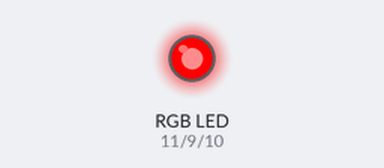
Simulated run of this sketch. Board: Arduino Uno, built with avr-gcc and run on an emulated ATmega328P. Parts: an RGB LED mixed from three pins (HIGH = lit).

Above: at 0.05 s.
At 0.8 s:
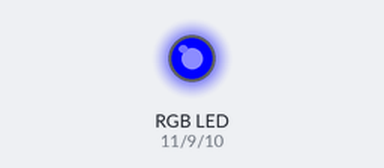
At 1.15 s:
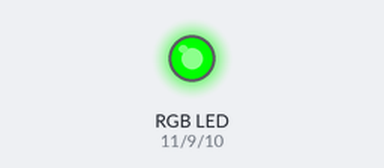
At 1.55 s:
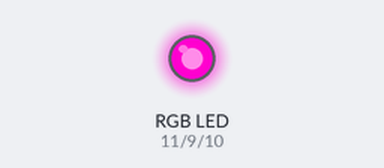
At 2.25 s:
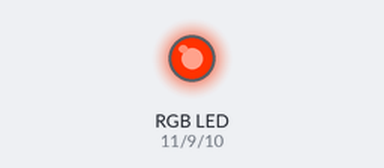
At 3.0 s:
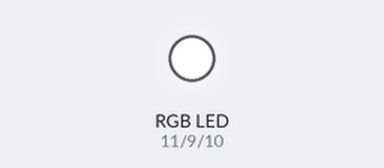
Timing chart, 0 to 6.9 s (numbered marks = the images above):
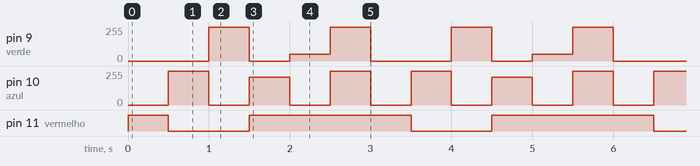

The sketch:

LedRGBSubrotina.ino
```cpp
byte vermelho = 11;
byte azul = 10;
byte verde = 9;

void setup ()
{//1
pinMode(vermelho, OUTPUT);
pinMode(azul, OUTPUT);
pinMode(verde, OUTPUT);
}//1

void loop()
{//3
  vermelhoFuncao();
  delay(500);
  azulFuncao();
  delay(500);
  verdeFuncao();
  delay(500);
  roxoFuncao();
  delay(500);
  amareloFuncao();
  delay(500);
  brancoFuncao();
  delay(500);
}//3
//Funções responsáveis por executar o brilho selecionado
void vermelhoFuncao()
{//4
  digitalWrite(azul, LOW);
  digitalWrite(verde, LOW);
  digitalWrite(vermelho, HIGH);
}//4
void azulFuncao()
{//5
  digitalWrite(azul, HIGH);
  digitalWrite(verde, LOW);
  digitalWrite(vermelho, LOW);
}//5
void verdeFuncao()
{//6
  digitalWrite(azul, LOW);
  digitalWrite(verde, HIGH);
  digitalWrite(vermelho, LOW);
}//6
void amareloFuncao()
{//7
  analogWrite(azul, 0);
  analogWrite(verde, 50);
  analogWrite(vermelho, 255);
}//7
void roxoFuncao()
{//8
  analogWrite(azul, 207);
  analogWrite(verde, 0);
  analogWrite(vermelho, 255);
}//8
void brancoFuncao()
{//9
  digitalWrite(azul, HIGH);
  digitalWrite(verde, HIGH);
  digitalWrite(vermelho, HIGH);
}//9
```

Measured:
- by itself, pin 9 (verde): repeats every 3.0 s: 0/255 0.50 s, 50/255 0.50 s, 255/255 0.50 s, 0/255 1.0 s, 255/255 0.50 s
- by itself, pin 10 (azul): repeats every 3.0 s: 0/255 0.50 s, 207/255 0.50 s, 2 × (0/255 0.50 s, 255/255 0.50 s)
- by itself, pin 11 (vermelho): repeats every 3.0 s: LOW 1.0 s, HIGH 2.0 s
